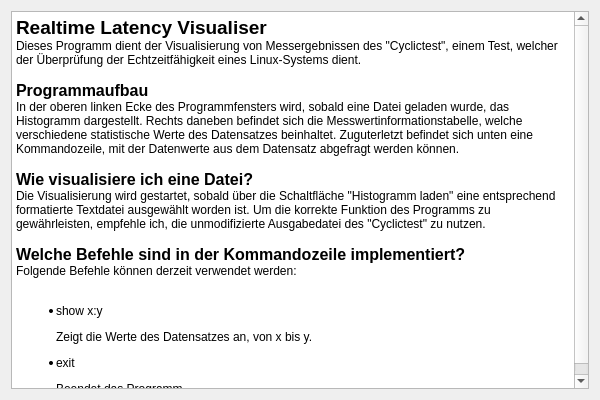
<?xml version="1.0" encoding="UTF-8"?>
<ui version="4.0">
 <class>helpWindow</class>
 <widget class="QWidget" name="helpWindow">
  <property name="geometry">
   <rect>
    <x>0</x>
    <y>0</y>
    <width>600</width>
    <height>400</height>
   </rect>
  </property>
  <property name="windowTitle">
   <string>Hilfe</string>
  </property>
  <property name="windowIcon">
   <iconset theme="QIcon::ThemeIcon::HelpFaq"/>
  </property>
  <layout class="QHBoxLayout" name="horizontalLayout">
   <item>
    <widget class="QTextBrowser" name="textBrowser">
     <property name="html">
      <string>&lt;!DOCTYPE HTML PUBLIC &quot;-//W3C//DTD HTML 4.0//EN&quot; &quot;http://www.w3.org/TR/REC-html40/strict.dtd&quot;&gt;
&lt;html&gt;&lt;head&gt;&lt;meta name=&quot;qrichtext&quot; content=&quot;1&quot; /&gt;&lt;meta charset=&quot;utf-8&quot; /&gt;&lt;style type=&quot;text/css&quot;&gt;
p, li { white-space: pre-wrap; }
hr { height: 1px; border-width: 0; }
li.unchecked::marker { content: &quot;\2610&quot;; }
li.checked::marker { content: &quot;\2612&quot;; }
&lt;/style&gt;&lt;/head&gt;&lt;body style=&quot; font-family:'Segoe UI'; font-size:9pt; font-weight:400; font-style:normal;&quot;&gt;
&lt;p style=&quot; margin-top:0px; margin-bottom:0px; margin-left:0px; margin-right:0px; -qt-block-indent:0; text-indent:0px;&quot;&gt;&lt;span style=&quot; font-size:14pt; font-weight:700;&quot;&gt;Realtime Latency Visualiser&lt;/span&gt;&lt;/p&gt;
&lt;p style=&quot; margin-top:0px; margin-bottom:0px; margin-left:0px; margin-right:0px; -qt-block-indent:0; text-indent:0px;&quot;&gt;Dieses Programm dient der Visualisierung von Messergebnissen des &amp;quot;Cyclictest&amp;quot;, einem Test, welcher der Überprüfung der Echtzeitfähigkeit eines Linux-Systems dient.&lt;/p&gt;
&lt;p style=&quot;-qt-paragraph-type:empty; margin-top:0px; margin-bottom:0px; margin-left:0px; margin-right:0px; -qt-block-indent:0; text-indent:0px;&quot;&gt;&lt;br /&gt;&lt;/p&gt;
&lt;p style=&quot; margin-top:0px; margin-bottom:0px; margin-left:0px; margin-right:0px; -qt-block-indent:0; text-indent:0px;&quot;&gt;&lt;span style=&quot; font-size:12pt; font-weight:700;&quot;&gt;Programmaufbau&lt;/span&gt;&lt;/p&gt;
&lt;p style=&quot; margin-top:0px; margin-bottom:0px; margin-left:0px; margin-right:0px; -qt-block-indent:0; text-indent:0px;&quot;&gt;In der oberen linken Ecke des Programmfensters wird, sobald eine Datei geladen wurde, das Histogramm dargestellt. Rechts daneben befindet sich die Messwertinformationstabelle, welche verschiedene statistische Werte des Datensatzes beinhaltet. Zuguterletzt befindet sich unten eine Kommandozeile, mit der Datenwerte aus dem Datensatz abgefragt werden können.&lt;/p&gt;
&lt;p style=&quot;-qt-paragraph-type:empty; margin-top:0px; margin-bottom:0px; margin-left:0px; margin-right:0px; -qt-block-indent:0; text-indent:0px;&quot;&gt;&lt;br /&gt;&lt;/p&gt;
&lt;p style=&quot; margin-top:0px; margin-bottom:0px; margin-left:0px; margin-right:0px; -qt-block-indent:0; text-indent:0px;&quot;&gt;&lt;span style=&quot; font-size:12pt; font-weight:700;&quot;&gt;Wie visualisiere ich eine Datei?&lt;/span&gt;&lt;/p&gt;
&lt;p style=&quot; margin-top:0px; margin-bottom:0px; margin-left:0px; margin-right:0px; -qt-block-indent:0; text-indent:0px;&quot;&gt;Die Visualisierung wird gestartet, sobald über die Schaltfläche &amp;quot;Histogramm laden&amp;quot; eine entsprechend formatierte Textdatei ausgewählt worden ist. Um die korrekte Funktion des Programms zu gewährleisten, empfehle ich, die unmodifizierte Ausgabedatei des &amp;quot;Cyclictest&amp;quot; zu nutzen.&lt;/p&gt;
&lt;p style=&quot;-qt-paragraph-type:empty; margin-top:0px; margin-bottom:0px; margin-left:0px; margin-right:0px; -qt-block-indent:0; text-indent:0px;&quot;&gt;&lt;br /&gt;&lt;/p&gt;
&lt;p style=&quot; margin-top:0px; margin-bottom:0px; margin-left:0px; margin-right:0px; -qt-block-indent:0; text-indent:0px;&quot;&gt;&lt;span style=&quot; font-size:12pt; font-weight:700;&quot;&gt;Welche Befehle sind in der Kommandozeile implementiert?&lt;/span&gt;&lt;/p&gt;
&lt;p style=&quot; margin-top:0px; margin-bottom:0px; margin-left:0px; margin-right:0px; -qt-block-indent:0; text-indent:0px;&quot;&gt;Folgende Befehle können derzeit verwendet werden:&lt;/p&gt;
&lt;p style=&quot;-qt-paragraph-type:empty; margin-top:0px; margin-bottom:0px; margin-left:0px; margin-right:0px; -qt-block-indent:0; text-indent:0px;&quot;&gt;&lt;br /&gt;&lt;/p&gt;
&lt;ul style=&quot;margin-top: 0px; margin-bottom: 0px; margin-left: 0px; margin-right: 0px; -qt-list-indent: 1;&quot;&gt;
&lt;li style=&quot; font-family:'Courier New';&quot; style=&quot; margin-top:12px; margin-bottom:12px; margin-left:0px; margin-right:0px; -qt-block-indent:0; text-indent:0px;&quot;&gt;show x:y&lt;/li&gt;&lt;/ul&gt;
&lt;p style=&quot; margin-top:0px; margin-bottom:0px; margin-left:0px; margin-right:0px; -qt-block-indent:1; text-indent:0px;&quot;&gt;Zeigt die Werte des Datensatzes an, von x bis y.&lt;/p&gt;
&lt;ul style=&quot;margin-top: 0px; margin-bottom: 0px; margin-left: 0px; margin-right: 0px; -qt-list-indent: 1;&quot;&gt;
&lt;li style=&quot; font-family:'Courier New';&quot; style=&quot; margin-top:12px; margin-bottom:12px; margin-left:0px; margin-right:0px; -qt-block-indent:0; text-indent:0px;&quot;&gt;exit&lt;/li&gt;&lt;/ul&gt;
&lt;p style=&quot; margin-top:0px; margin-bottom:0px; margin-left:0px; margin-right:0px; -qt-block-indent:1; text-indent:0px;&quot;&gt;Beendet das Programm.&lt;/p&gt;&lt;/body&gt;&lt;/html&gt;</string>
     </property>
    </widget>
   </item>
  </layout>
 </widget>
 <resources/>
 <connections/>
</ui>
